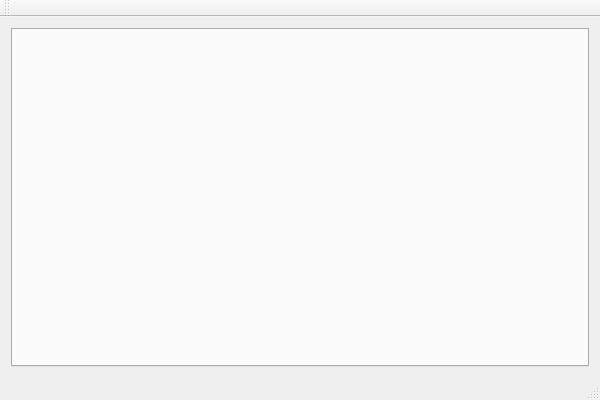
<?xml version="1.0" encoding="UTF-8"?>
<ui version="4.0">
 <class>SimpleManagerClass</class>
 <widget class="QMainWindow" name="SimpleManagerClass">
  <property name="geometry">
   <rect>
    <x>0</x>
    <y>0</y>
    <width>600</width>
    <height>400</height>
   </rect>
  </property>
  <property name="windowTitle">
   <string>SimpleManager</string>
  </property>
  <widget class="QWidget" name="centralWidget">
   <layout class="QGridLayout" name="gridLayout">
    <item row="0" column="0">
     <widget class="QTabWidget" name="tabWidget">
      <property name="currentIndex">
       <number>-1</number>
      </property>
     </widget>
    </item>
   </layout>
  </widget>
  <widget class="QMenuBar" name="menuBar">
   <property name="geometry">
    <rect>
     <x>0</x>
     <y>0</y>
     <width>600</width>
     <height>21</height>
    </rect>
   </property>
  </widget>
  <widget class="QToolBar" name="mainToolBar">
   <attribute name="toolBarArea">
    <enum>TopToolBarArea</enum>
   </attribute>
   <attribute name="toolBarBreak">
    <bool>false</bool>
   </attribute>
  </widget>
  <widget class="QStatusBar" name="statusBar"/>
 </widget>
 <layoutdefault spacing="6" margin="11"/>
 <resources>
  <include location="SimpleManager.qrc"/>
 </resources>
 <connections/>
</ui>
